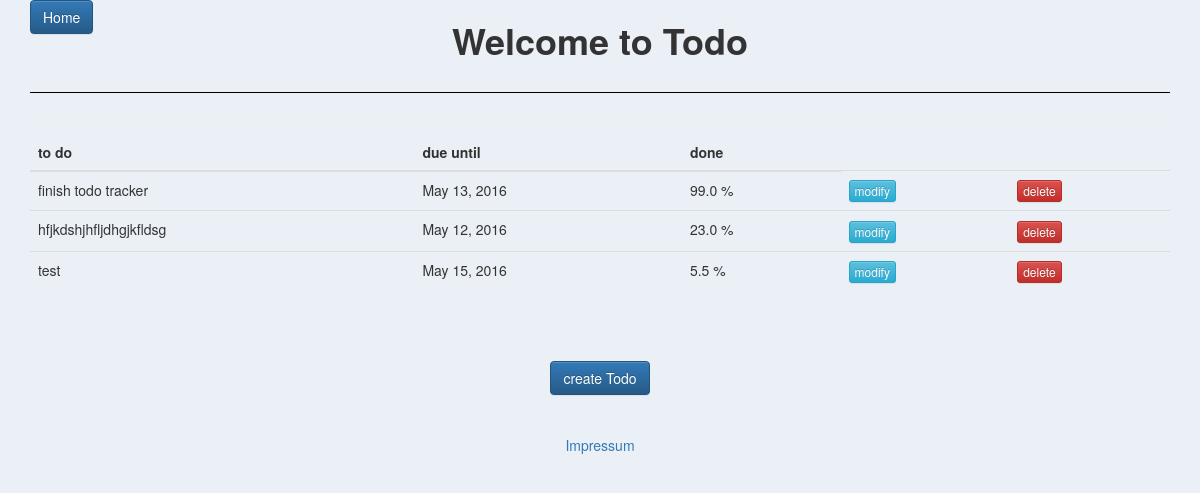
Before: / with the older database file.
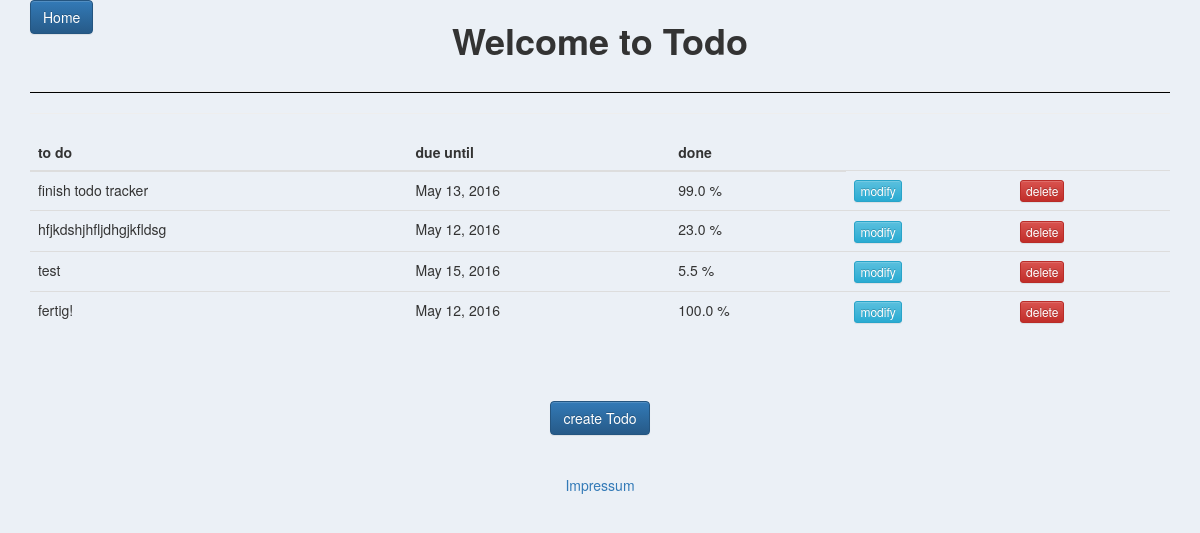
After: the same page with the newer database file.
### todo/models.py (models this page shows, shortened)
class Todo(models.Model):
	content = models.CharField(max_length=160)
	deadline = models.DateField(default=timezone.now)
	progress = models.FloatField()

### todo/views.py (the view)
# urls.py: url(r'^$', views.todo_list, name='todo_list'),
def todo_list(request):
    todos = Todo.objects.all
    return render(request, 'todo/todo_list.html', {'todos' : todos})

### todo/templates/todo/todo_list.html
{% extends 'todo/base.html' %}
{% block content %}
		<div class="responsive-table">
  			<table class="table">
   				 <thead>
                    <tr>
                        <th>to do</th>
                        <th>due until</th>
                        <th>done</th>
                    </tr>
                 </thead>
                {% for todo in todos %}
                    <tr>
                        <td>{{ todo.content }}</td>
                        <td>{{ todo.deadline }}</td>
                        <td>{{ todo.progress }} % </td>
                        <td><form action="{% url 'todo_edit' pk=todo.pk %}"><button type="submit" class="btn btn-info btn-xs">modify</button></form></dt>
                        <td><form action="{% url 'todo_del' pk=todo.pk %}"><button type="submit" class="btn btn-danger btn-xs">delete</button></form></td>
                    </tr>
                {% endfor %}
  			</table>
            <div class="col-xs-12" style="height:50px;"></div>
            <form action="{% url 'todo_add' %}" class="text-center">
                <button type="submit" class="btn btn-primary ">create Todo</button>
            </form>
  		</div>
        <p class="text-center">
            <a href="{% url 'todo_impr' %}"><br><br>Impressum</a>
        </p>
		</div>
{% endblock %}

### todo/templates/todo/base.html (shortened to what this page needs)
<!DOCTYPE html>
<html lang="en">
	<head>
		<link rel="stylesheet" href="https://maxcdn.bootstrapcdn.com/bootstrap/3.3.6/css/bootstrap.min.css">
		<link rel="stylesheet" href="https://maxcdn.bootstrapcdn.com/bootstrap/3.3.6/css/bootstrap-theme.min.css">
	</head>
	<body style="background-color:rgb(235,240,246)">
	    <div class="container">
	        <div class="row">
	                 <div class="col-md-4">
	                        <a href="{% url 'todo_list' %}">
	                            <button type="submit" class="btn btn-primary btn">Home</button>
	                        </a>
	                </div>
	                <div class="col-md-4">
                            <h1 class="text-center"><b>Welcome to Todo</b></h1>
                         </div>
                </div>
                <hr style="width: 100%; color: black; height: 1px; background-color:black;" /><hr>
        {% block content %}
        {% endblock %}
	</body>
</html>

Changed rows visible on the page:
added Todo: content "fertig!", deadline "May 12, 2016", progress "100.0"
